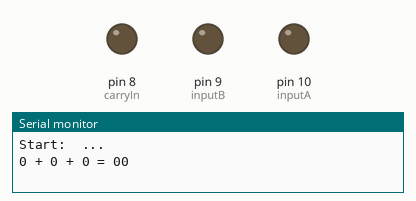
Recording of a sketch running on a simulated Arduino Uno, built with avr-gcc and run on an emulated ATmega328P. Parts: output pins drawn as LEDs (lit = HIGH), the last lines printed to the serial monitor.

Above: at 0.1 s.
At 2.6 s:
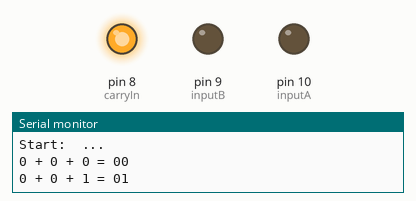
At 7.6 s:
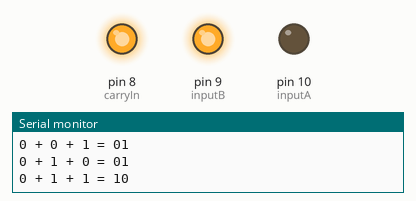
At 15.1 s:
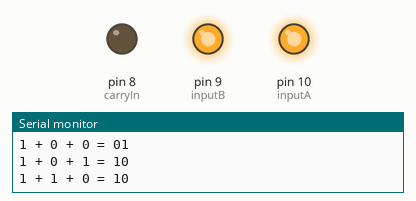
At 25.1 s:
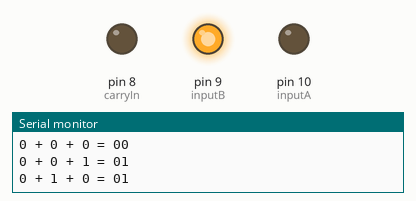
At 37.6 s:
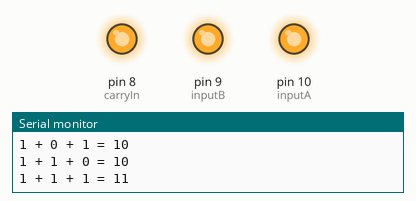
Timing chart, 0 to 39.1 s (numbered marks = the images above):
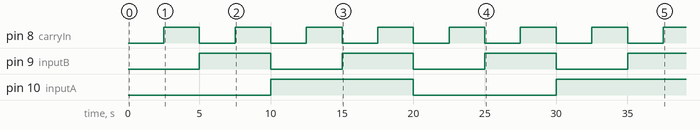

The sketch:

2fulladder.ino
```cpp
/*
  Created by Cristiano S
  Created in May 2023

  Gives inputs to a 1/2 adder
*/

unsigned int inputA = 10;
unsigned int inputB = 9;
unsigned int carryIn = 8;

void setup()
{
  // Pin inputs
  pinMode(inputA, OUTPUT);
  pinMode(inputB, OUTPUT);
  pinMode(carryIn, OUTPUT);
  // Serial monitor
  Serial.begin(9600); // Start the serial monitor at 9600 baud
  Serial.println("\nStart:  ...\n");
}

void loop()
{
  // Truth table row 1
  digitalWrite(inputA, LOW);        // Set inputA's power to low
  digitalWrite(inputB, LOW);
  digitalWrite(carryIn, LOW);
  Serial.println("0 + 0 + 0 = 00"); // Print to serial monitor with new line
  delay(2500);                      // Wait for 2500 milliseconds or 2.5 seconds
  // Truth table row 2
  digitalWrite(inputA, LOW);
  digitalWrite(inputB, LOW);
  digitalWrite(carryIn, HIGH); // Set carryIn's power to high
  Serial.println("0 + 0 + 1 = 01");
  delay(2500);
  // Truth table row 3
  digitalWrite(inputA, LOW);
  digitalWrite(inputB, HIGH);
  digitalWrite(carryIn, LOW);
  Serial.println("0 + 1 + 0 = 01");
  delay(2500);
  // Truth table row 4
  digitalWrite(inputA, LOW);
  digitalWrite(inputB, HIGH);
  digitalWrite(carryIn, HIGH);
  Serial.println("0 + 1 + 1 = 10");
  delay(2500);
  // Truth table row 5
  digitalWrite(inputA, HIGH);
  digitalWrite(inputB, LOW);
  digitalWrite(carryIn, LOW);
  Serial.println("1 + 0 + 0 = 01");
  delay(2500);
  // Truth table row 6
  digitalWrite(inputA, HIGH);
  digitalWrite(inputB, LOW);
  digitalWrite(carryIn, HIGH);
  Serial.println("1 + 0 + 1 = 10");
  delay(2500);
  // Truth table row 7
  digitalWrite(inputA, HIGH);
  digitalWrite(inputB, HIGH);
  digitalWrite(carryIn, LOW);
  Serial.println("1 + 1 + 0 = 10");
  delay(2500);
  // Truth table row 8
  digitalWrite(inputA, HIGH);
  digitalWrite(inputB, HIGH);
  digitalWrite(carryIn, HIGH);
  Serial.println("1 + 1 + 1 = 11");
  delay(2500);

  Serial.println("\nDone\n");
}
```

Measured:
- by itself, pin 8 (carryIn): alternates HIGH for 2.5 s and LOW for 2.5 s
- by itself, pin 9 (inputB): alternates HIGH for 5.0 s and LOW for 5.0 s
- by itself, pin 10 (inputA): LOW → HIGH at 10.0 s, → LOW 10.0 s later, → HIGH 10.0 s later
